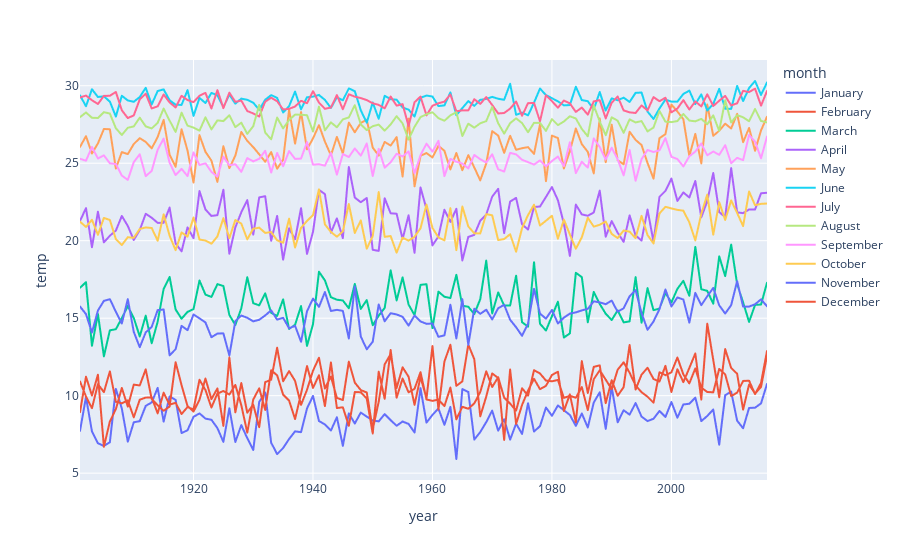

The cell this chart's notebook holds for it:
### Code cell
fig = px.line(df, x="year", y="temp", color="month")
fig.show()
